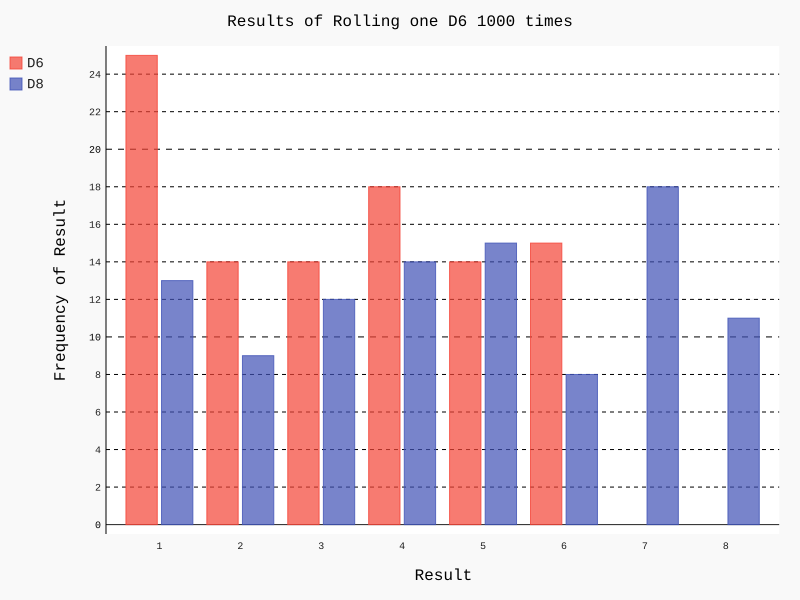

Generate this figure with Python:
import pygal

from die import Die

die = Die()
die8 = Die(8)

results = []
for roll_num in range(100):
    result = die.roll()
    results.append(result)

results8 = []
for roll_num in range(100):
    result = die8.roll()
    results8.append(result)
print(results8)

frequencies = []
for value in range(1, die.num_sides + 1):
    frequency = results.count(value)
    frequencies.append(frequency)

frequencies8 = []
for value in range(1, die8.num_sides + 1):
    frequency = results8.count(value)
    frequencies8.append(frequency)

hist = pygal.Bar()
print(frequencies8)
print(frequencies)

hist.title = "Results of Rolling one D6 1000 times"
hist.x_labels = [str(num) for num in range(1, die8.num_sides + 1)]
hist.x_title = "Result"
hist.y_title = "Frequency of Result"
hist.add('D6', frequencies)
hist.add('D8', frequencies8)
print("here")
hist.render_to_file('die_visual.svg')
